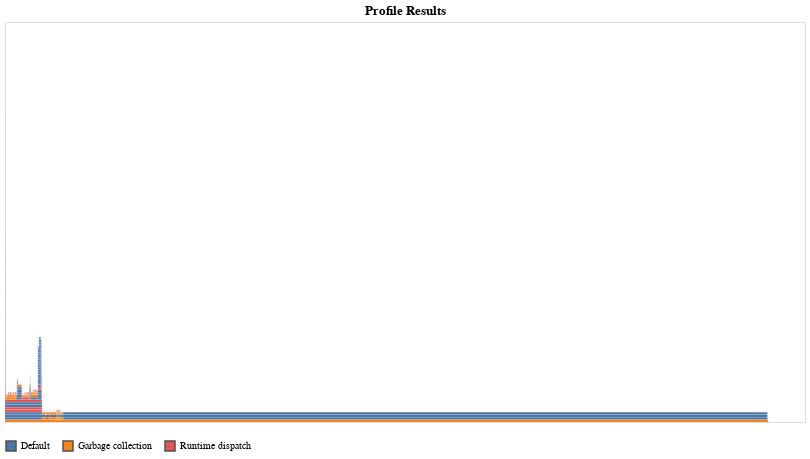

Notebook code for this chart:
### Code cell
function single_timestep(ny,nx)
    W = 5e5
    H = 5e5
    gx = 0.0
    gy = 10.0
    bc = BoundaryConditions(0,0,0,0) # currently does nothing but is required argument to stokes solver.
    markx = 5
    marky = 5
    seconds_in_year = 3.15e7
    plot_interval = 1e5*seconds_in_year # plot interval in seconds
    end_time = 3e7*seconds_in_year
    dtmax = plot_interval
    grid = CartesianGrid(W,H,nx,ny)
    println("Creating Markers...")
    markers = Markers(grid,["T","rho","eta"],["material"] ; nmx=markx,nmy=marky,random=false)
    println("Initial condition...")
    @time initial_conditions!(markers)

    # define arrays for k, rho, cp, H at the basic nodes. Fill them with constant values for now.
    kThermal = 3.0 .*ones(grid.ny,grid.nx);
    Cp = 1250. .* ones(grid.ny,grid.nx);
    H = zeros(grid.ny,grid.nx);

    time = 0.0
    iout=0
    # Get density and viscosity from the markers.
    tmp = marker_to_basic_node(markers,grid,["rho","eta"]);
    rho_new = tmp[1,:,:];
    eta_s_new = tmp[2,:,:];
    
    if time > 0.0
        nanind = findall(isnan.(rho_new))
        rho_new[nanind] = rho[nanind]
        eta_s_new[nanind] = eta_s[nanind]     
    end
    
    global rho   = copy(rho_new)
    global eta_s = copy(eta_s_new) 
    
    eta_n = viscosity_to_cell_centers(grid,eta_s_new)

    # assemble and solve the stokes equations
    L,R = form_stokes(grid,eta_s_new,eta_n,rho_new,bc,gx,gy)
    solution = L\R
    vx,vy,P = unpack(solution,grid;ghost=true)
    vxc,vyc = velocity_to_centers(grid,vx,vy)
    dt = compute_timestep(grid,vxc,vyc;dtmax=dtmax)
    
    # get temperature at cell centers
    tmp = marker_to_cell_center(markers,grid,["T",])
    Tlast = tmp[1,:,:]
    Tlast = ghost_temperature(grid,Tlast);

    # assemble and solve the energy equation
    L,R = assemble_energy_equation_center(grid,rho,Cp,kThermal,H,Tlast,dt);
    Tnew = L\R;
    Tnew = reshape(Tnew,grid.ny,grid.nx);
    Tnew = ghost_temperature(grid,Tnew);
    
    dTemp = Tnew-Tlast
    dT_subgrid_node = subgrid_temperature_relaxation!(markers,grid,Tlast,Cp[1,1],kThermal[1,1],dt)
    dT_remaining = dTemp - dT_subgrid_node
    cell_center_change_to_markers!(markers,grid,dT_remaining,"T")
    
    if time == 0.0 || time - last_plot >= plot_interval
        last_plot = time 
        name = @sprintf("output_chapter11/viz.%04d.vtr",iout)
        eta_s = zeros(grid.ny,grid.nx)
        vn = velocity_to_basic_nodes(grid,vxc,vyc)

        visualization(grid,rho,eta_s,vn,P,Tnew,time/seconds_in_year;filename=name)
        name = @sprintf("output_chapter11/markers.%04d.vtp",iout)
        visualization(markers,time/seconds_in_year;filename=name)
        iout += 1
    end
    print(markers.nmark)
    move_markers_rk2!(markers,grid,vxc,vyc,dt)
    time += dt
end

using ProfileVega
@profview single_timestep(201,201)

### Figure 1 — Vega-Lite specification as saved in the notebook (floating-point values rounded to 4 significant figures; data arrays with more than 128 entries replaced by an {"elided": "..."} marker saying what was removed)
{"data": {"values": {"elided": "1524 records"}}, "encoding": {"color": {"field": "status", "legend": {"orient": "bottom", "title": null}, "type": "nominal"}, "fillOpacity": {"condition": [{"selection": "highlight", "value": 0.6}, {"selection": "select", "value": 0.5}], "value": 1}, "strokeWidth": {"condition": [{"selection": "highlight", "value": 0.5}, {"selection": "select", "value": 0.5}], "value": 0}, "tooltip": {"field": "sf", "type": "nominal"}, "x": {"axis": null, "field": "x1", "type": "quantitative"}, "x2": {"field": "x2", "type": "quantitative"}, "y": {"axis": null, "field": "level", "type": "quantitative"}, "y2": {"field": "level2", "type": "quantitative"}}, "height": 400, "mark": {"stroke": "#505050", "type": "rect"}, "selection": {"grid": {"bind": "scales", "type": "interval"}, "highlight": {"empty": "none", "on": "mouseover", "type": "single"}, "select": {"empty": "none", "type": "multi"}}, "title": "Profile Results", "transform": [{"as": "level2", "calculate": "datum.level+0.9"}], "width": 800}
